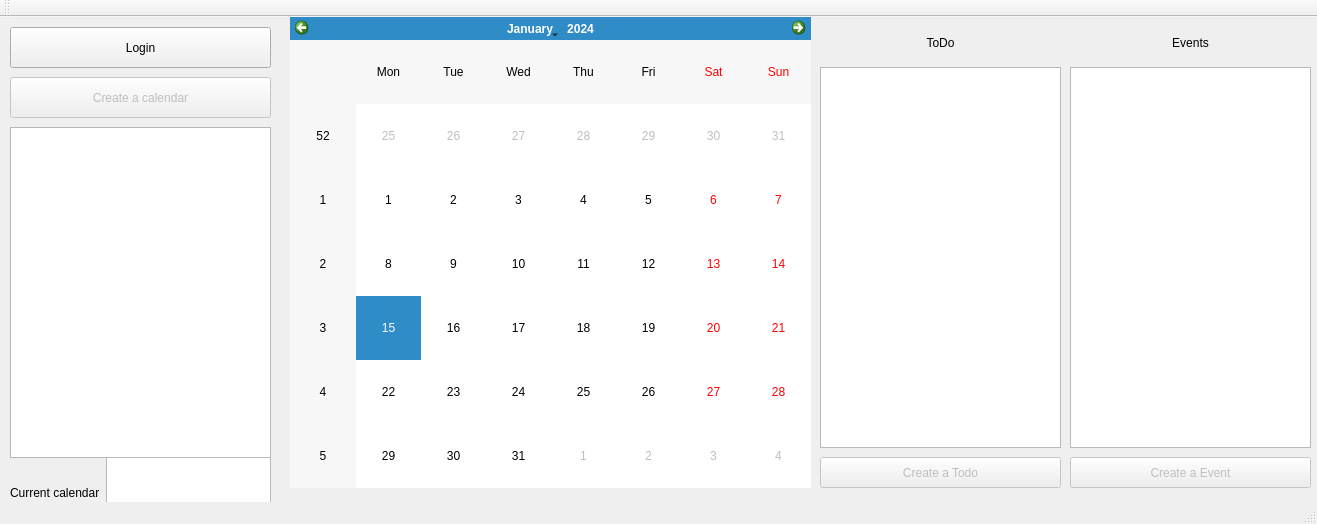
<?xml version="1.0" encoding="UTF-8"?>
<ui version="4.0">
 <class>MainWindow</class>
 <widget class="QMainWindow" name="MainWindow">
  <property name="geometry">
   <rect>
    <x>0</x>
    <y>0</y>
    <width>1317</width>
    <height>524</height>
   </rect>
  </property>
  <property name="windowTitle">
   <string>Calendar</string>
  </property>
  <widget class="QWidget" name="centralwidget">
   <widget class="QCalendarWidget" name="calendarWidget">
    <property name="geometry">
     <rect>
      <x>290</x>
      <y>0</y>
      <width>521</width>
      <height>471</height>
     </rect>
    </property>
   </widget>
   <widget class="QListWidget" name="listWidget">
    <property name="geometry">
     <rect>
      <x>820</x>
      <y>50</y>
      <width>241</width>
      <height>381</height>
     </rect>
    </property>
   </widget>
   <widget class="QListWidget" name="listWidget_2">
    <property name="geometry">
     <rect>
      <x>10</x>
      <y>110</y>
      <width>261</width>
      <height>331</height>
     </rect>
    </property>
   </widget>
   <widget class="QPushButton" name="loginButton">
    <property name="geometry">
     <rect>
      <x>10</x>
      <y>10</y>
      <width>261</width>
      <height>41</height>
     </rect>
    </property>
    <property name="styleSheet">
     <string notr="true">font: 87 14pt &quot;SF Pro&quot;;</string>
    </property>
    <property name="text">
     <string>Login</string>
    </property>
   </widget>
   <widget class="QPushButton" name="createCalendarButton">
    <property name="enabled">
     <bool>false</bool>
    </property>
    <property name="geometry">
     <rect>
      <x>10</x>
      <y>60</y>
      <width>261</width>
      <height>41</height>
     </rect>
    </property>
    <property name="styleSheet">
     <string notr="true">font: 14pt &quot;Sans Serif&quot;;</string>
    </property>
    <property name="text">
     <string>Create a calendar</string>
    </property>
    <property name="flat">
     <bool>false</bool>
    </property>
   </widget>
   <widget class="QListWidget" name="listWidget_Events">
    <property name="geometry">
     <rect>
      <x>1070</x>
      <y>50</y>
      <width>241</width>
      <height>381</height>
     </rect>
    </property>
   </widget>
   <widget class="QLabel" name="label">
    <property name="geometry">
     <rect>
      <x>820</x>
      <y>10</y>
      <width>241</width>
      <height>31</height>
     </rect>
    </property>
    <property name="layoutDirection">
     <enum>Qt::LeftToRight</enum>
    </property>
    <property name="autoFillBackground">
     <bool>false</bool>
    </property>
    <property name="styleSheet">
     <string notr="true">font: 12pt &quot;Lohit Telugu&quot;;
font: 14pt &quot;Sans Serif&quot;;</string>
    </property>
    <property name="text">
     <string>ToDo</string>
    </property>
    <property name="alignment">
     <set>Qt::AlignCenter</set>
    </property>
   </widget>
   <widget class="QLabel" name="label_2">
    <property name="geometry">
     <rect>
      <x>1070</x>
      <y>10</y>
      <width>241</width>
      <height>31</height>
     </rect>
    </property>
    <property name="styleSheet">
     <string notr="true">font: 12pt &quot;Lohit Telugu&quot;;
font: 14pt &quot;Sans Serif&quot;;</string>
    </property>
    <property name="text">
     <string>Events</string>
    </property>
    <property name="alignment">
     <set>Qt::AlignCenter</set>
    </property>
   </widget>
   <widget class="QWidget" name="layoutWidget">
    <property name="geometry">
     <rect>
      <x>10</x>
      <y>440</y>
      <width>261</width>
      <height>72</height>
     </rect>
    </property>
    <layout class="QHBoxLayout" name="horizontalLayout">
     <item>
      <widget class="QLabel" name="label_3">
       <property name="text">
        <string>Current calendar</string>
       </property>
      </widget>
     </item>
     <item>
      <widget class="QTextBrowser" name="textBrowser_calName"/>
     </item>
    </layout>
   </widget>
   <widget class="QPushButton" name="pushButton_createTodo">
    <property name="enabled">
     <bool>false</bool>
    </property>
    <property name="geometry">
     <rect>
      <x>820</x>
      <y>440</y>
      <width>241</width>
      <height>31</height>
     </rect>
    </property>
    <property name="text">
     <string>Create a Todo</string>
    </property>
   </widget>
   <widget class="QPushButton" name="pushButton_createEvent">
    <property name="enabled">
     <bool>false</bool>
    </property>
    <property name="geometry">
     <rect>
      <x>1070</x>
      <y>440</y>
      <width>241</width>
      <height>31</height>
     </rect>
    </property>
    <property name="text">
     <string>Create a Event</string>
    </property>
   </widget>
  </widget>
  <widget class="QStatusBar" name="statusbar"/>
  <widget class="QToolBar" name="toolBar">
   <property name="windowTitle">
    <string>toolBar</string>
   </property>
   <attribute name="toolBarArea">
    <enum>TopToolBarArea</enum>
   </attribute>
   <attribute name="toolBarBreak">
    <bool>false</bool>
   </attribute>
  </widget>
 </widget>
 <resources/>
 <connections/>
</ui>
